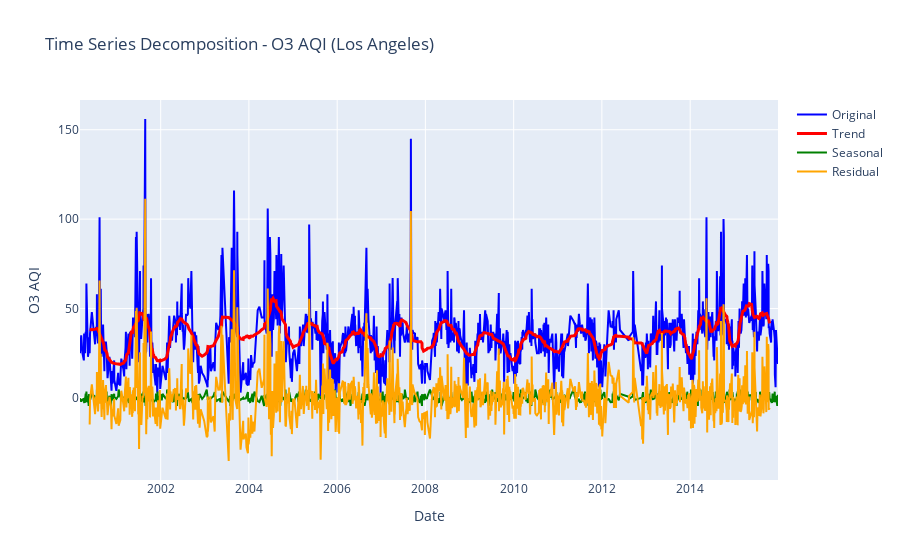

Notebook source saved alongside this figure:
### Code cell
city_example = data[data['City'] == 'Los Angeles'].copy()
city_example['Date Local'] = pd.to_datetime(city_example['Date Local'])
city_example = city_example.sort_values('Date Local')
city_example = city_example.set_index('Date Local')

ts_data = city_example['O3 AQI'].resample('D').mean().dropna()

if len(ts_data) > 60:
    decomposition = seasonal_decompose(ts_data, model='additive', period=30)
    
    fig = go.Figure()
    
    fig.add_trace(go.Scatter(
        x=decomposition.observed.index,
        y=decomposition.observed,
        name='Original',
        line=dict(color='blue')
    ))
    
    fig.add_trace(go.Scatter(
        x=decomposition.trend.index,
        y=decomposition.trend,
        name='Trend',
        line=dict(color='red', width=3)
    ))
    
    
    fig.add_trace(go.Scatter(
        x=decomposition.seasonal.index,
        y=decomposition.seasonal,
        name='Seasonal',
        line=dict(color='green')
    ))
    
    fig.add_trace(go.Scatter(
        x=decomposition.resid.index,
        y=decomposition.resid,
        name='Residual',
        line=dict(color='orange')
    ))
    
    fig.update_layout(
        title='Time Series Decomposition - O3 AQI (Los Angeles)',
        xaxis_title='Date',
        yaxis_title='O3 AQI',
        hovermode='x unified'
    )
    
    fig.show()

### Figure 1 — Plotly figure (JSON) as saved in the notebook; plotly's stock layout.template omitted (floating-point values rounded to 4 significant figures; data arrays with more than 128 entries replaced by an {"elided": "..."} marker saying what was removed)
{"data": [{"line": {"color": "blue"}, "name": "Original", "type": "scatter", "x": {"elided": "1246 str values"}, "y": {"elided": "1246 float values"}}, {"line": {"color": "red", "width": 3}, "name": "Trend", "type": "scatter", "x": {"elided": "1246 str values"}, "y": {"elided": "1246 float values"}}, {"line": {"color": "green"}, "name": "Seasonal", "type": "scatter", "x": {"elided": "1246 str values"}, "y": {"elided": "1246 float values"}}, {"line": {"color": "orange"}, "name": "Residual", "type": "scatter", "x": {"elided": "1246 str values"}, "y": {"elided": "1246 float values"}}], "layout": {"hovermode": "x unified", "title": {"text": "Time Series Decomposition - O3 AQI (Los Angeles)"}, "xaxis": {"title": {"text": "Date"}}, "yaxis": {"title": {"text": "O3 AQI"}}}}
